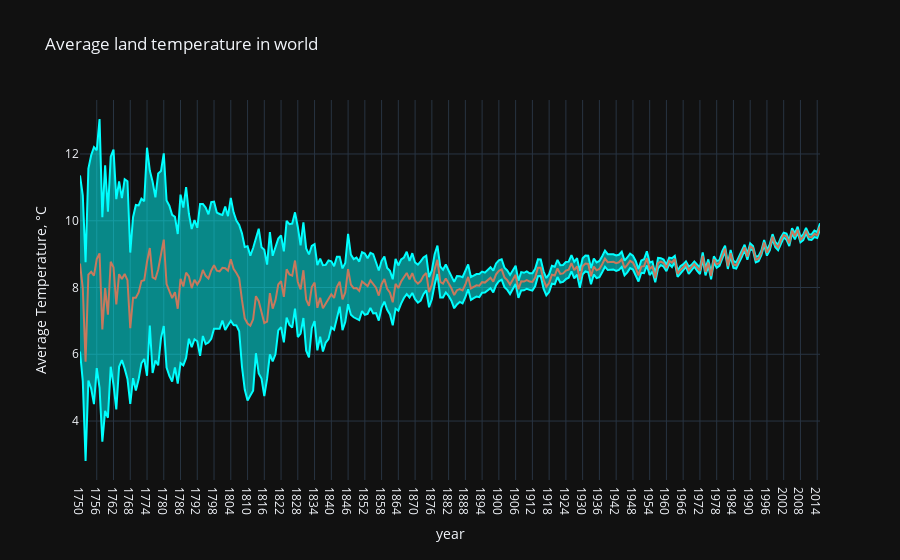

Notebook code for this chart:
### Code cell
global_temp = pd.read_csv("/Users/ronitvyas/Downloads/archive/GlobalTemperatures.csv")

#Extract the year from a date
years = np.unique(global_temp['dt'].apply(lambda x: x[:4]))
mean_temp_world = []
mean_temp_world_uncertainty = []

for year in years:
    mean_temp_world.append(global_temp[global_temp['dt'].apply(
        lambda x: x[:4]) == year]['LandAverageTemperature'].mean())
    mean_temp_world_uncertainty.append(global_temp[global_temp['dt'].apply(
                lambda x: x[:4]) == year]['LandAverageTemperatureUncertainty'].mean())

trace0 = go.Scatter(
    x = years, 
    y = np.array(mean_temp_world) + np.array(mean_temp_world_uncertainty),
    fill= None,
    mode='lines',
    name='Uncertainty top',
    line=dict(
        color='rgb(0, 255, 255)',
    )
)
trace1 = go.Scatter(
    x = years, 
    y = np.array(mean_temp_world) - np.array(mean_temp_world_uncertainty),
    fill='tonexty',
    mode='lines',
    name='Uncertainty bot',
    line=dict(
        color='rgb(0, 255, 255)',
    )
)

trace2 = go.Scatter(
    x = years, 
    y = mean_temp_world,
    name='Average Temperature',
    line=dict(
        color='rgb(199, 121, 093)',
    )
)
data = [trace0, trace1, trace2]

layout = go.Layout(
    xaxis=dict(title='year'),
    yaxis=dict(title='Average Temperature, °C'),
    title='Average land temperature in world',
    showlegend = False)

fig = go.Figure(data=data, layout=layout)
py.iplot(fig)

### Figure 1 — Plotly figure (JSON) as saved in the notebook; plotly's stock layout.template omitted (floating-point values rounded to 4 significant figures; data arrays with more than 128 entries replaced by an {"elided": "..."} marker saying what was removed)
{"data": [{"line": {"color": "rgb(0, 255, 255)"}, "mode": "lines", "name": "Uncertainty top", "x": {"elided": "266 str values"}, "y": {"elided": "266 float values"}, "type": "scatter"}, {"fill": "tonexty", "line": {"color": "rgb(0, 255, 255)"}, "mode": "lines", "name": "Uncertainty bot", "x": {"elided": "266 str values"}, "y": {"elided": "266 float values"}, "type": "scatter"}, {"line": {"color": "rgb(199, 121, 093)"}, "name": "Average Temperature", "x": {"elided": "266 str values"}, "y": {"elided": "266 float values"}, "type": "scatter"}], "layout": {"showlegend": false, "title": {"text": "Average land temperature in world"}, "xaxis": {"title": {"text": "year"}}, "yaxis": {"title": {"text": "Average Temperature, °C"}}}}
